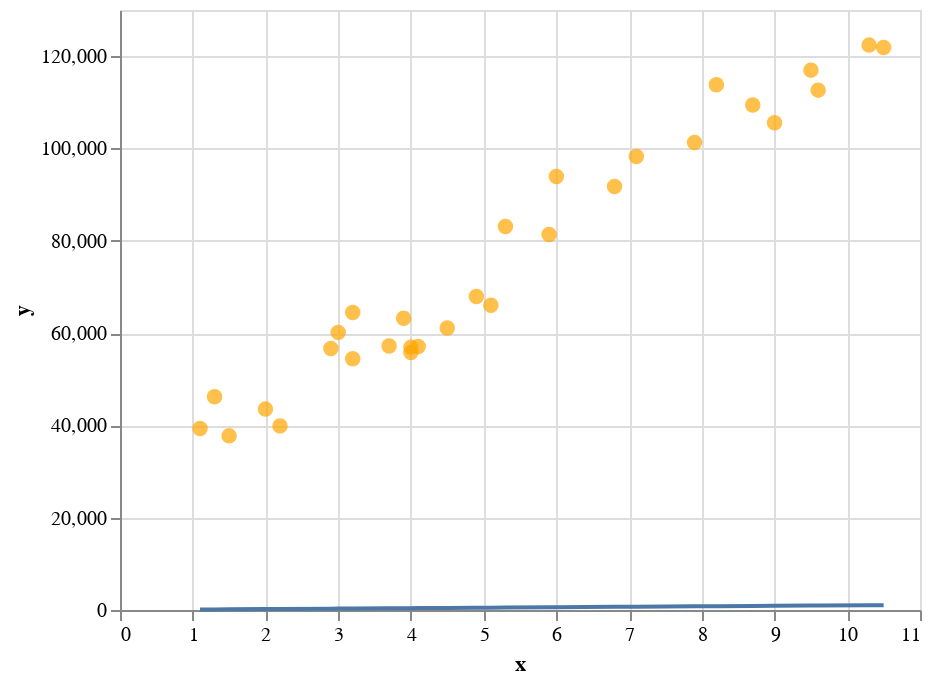

The notebook cell this image was saved under:
### Code cell
# Solution
check_parameters(a=100, b=0, x=x, y=y)

### Figure 1 — Vega-Lite specification as saved in the notebook (floating-point values rounded to 4 significant figures)
{"config": {"view": {"continuousWidth": 400, "continuousHeight": 300}}, "layer": [{"data": {"name": "data-1ee9df97fb10d69c78502e814767ebb8"}, "mark": {"type": "circle", "color": "orange", "size": 60}, "encoding": {"x": {"field": "x", "type": "quantitative"}, "y": {"field": "y", "type": "quantitative"}}}, {"data": {"name": "data-6631dc1374e412a9dc66576a4e0b8c06"}, "mark": "line", "encoding": {"x": {"field": "x", "type": "quantitative"}, "y": {"field": "y", "type": "quantitative"}}}], "$schema": "https://vega.github.io/schema/vega-lite/v4.17.0.json", "datasets": {"data-1ee9df97fb10d69c78502e814767ebb8": [{"x": 1.1, "y": 39340.0}, {"x": 1.3, "y": 46200.0}, {"x": 1.5, "y": 37730.0}, {"x": 2.0, "y": 43520.0}, {"x": 2.2, "y": 39890.0}, {"x": 2.9, "y": 56640.0}, {"x": 3.0, "y": 60150.0}, {"x": 3.2, "y": 54440.0}, {"x": 3.2, "y": 64440.0}, {"x": 3.7, "y": 57190.0}, {"x": 3.9, "y": 63220.0}, {"x": 4.0, "y": 55790.0}, {"x": 4.0, "y": 56960.0}, {"x": 4.1, "y": 57080.0}, {"x": 4.5, "y": 61110.0}, {"x": 4.9, "y": 67940.0}, {"x": 5.1, "y": 66030.0}, {"x": 5.3, "y": 83090.0}, {"x": 5.9, "y": 81360.0}, {"x": 6.0, "y": 93940.0}, {"x": 6.8, "y": 91740.0}, {"x": 7.1, "y": 98270.0}, {"x": 7.9, "y": 101300.0}, {"x": 8.2, "y": 113800.0}, {"x": 8.7, "y": 109400.0}, {"x": 9.0, "y": 105600.0}, {"x": 9.5, "y": 117000.0}, {"x": 9.6, "y": 112600.0}, {"x": 10.3, "y": 122400.0}, {"x": 10.5, "y": 121900.0}], "data-6631dc1374e412a9dc66576a4e0b8c06": [{"x": 1.1, "y": 110.0}, {"x": 1.3, "y": 130.0}, {"x": 1.5, "y": 150.0}, {"x": 2.0, "y": 200.0}, {"x": 2.2, "y": 220.0}, {"x": 2.9, "y": 290.0}, {"x": 3.0, "y": 300.0}, {"x": 3.2, "y": 320.0}, {"x": 3.2, "y": 320.0}, {"x": 3.7, "y": 370.0}, {"x": 3.9, "y": 390.0}, {"x": 4.0, "y": 400.0}, {"x": 4.0, "y": 400.0}, {"x": 4.1, "y": 410.0}, {"x": 4.5, "y": 450.0}, {"x": 4.9, "y": 490.0}, {"x": 5.1, "y": 510.0}, {"x": 5.3, "y": 530.0}, {"x": 5.9, "y": 590.0}, {"x": 6.0, "y": 600.0}, {"x": 6.8, "y": 680.0}, {"x": 7.1, "y": 710.0}, {"x": 7.9, "y": 790.0}, {"x": 8.2, "y": 820.0}, {"x": 8.7, "y": 870.0}, {"x": 9.0, "y": 900.0}, {"x": 9.5, "y": 950.0}, {"x": 9.6, "y": 960.0}, {"x": 10.3, "y": 1030.0}, {"x": 10.5, "y": 1050.0}]}}
